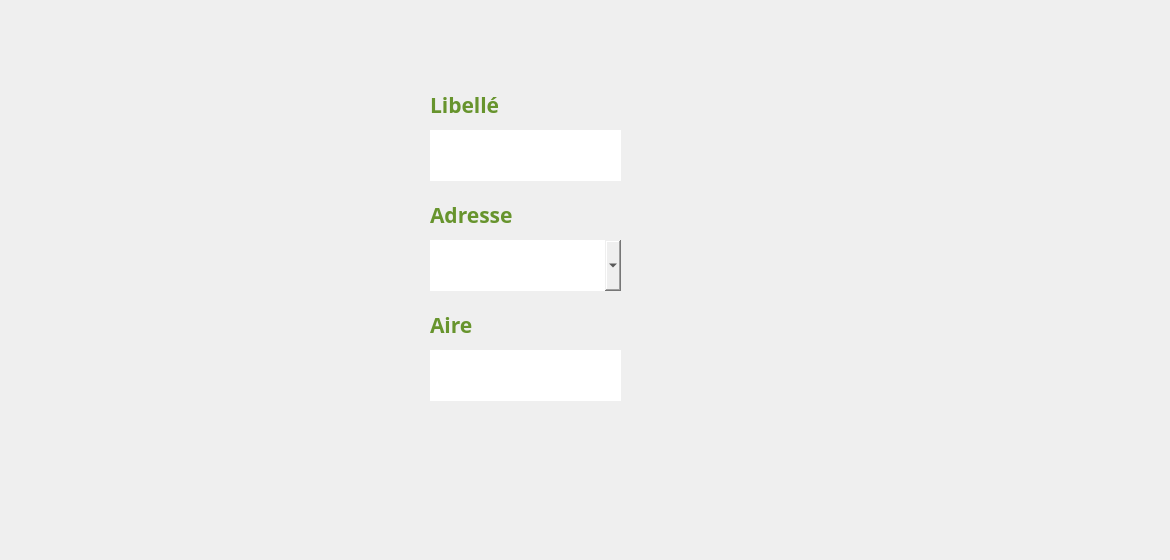
      <widget class="QWidget" name="AJ_ZV">
       <property name="styleSheet">
        <string notr="true">#AJ_ZV{
background-color: transparent;
border-image: url(:back2.jpg);
background: none;
border: none;
background-repeat: none;
}
</string>
       </property>
       <widget class="QComboBox" name="comboBox_Adresse_ZV_AJ">
        <property name="geometry">
         <rect>
          <x>430</x>
          <y>240</y>
          <width>191</width>
          <height>51</height>
         </rect>
        </property>
        <property name="font">
         <font>
          <family>Javanese Text</family>
          <pointsize>12</pointsize>
         </font>
        </property>
        <property name="styleSheet">
         <string notr="true">#comboBox_Adresse_ZV_AJ {
background-color: transparent;
border-image: url(:ch_ZV.png);
background: none;
border: none;
background-repeat: none;
}
</string>
        </property>
       </widget>
       <widget class="QLineEdit" name="lineEdit_Aire_ZV_AJ">
        <property name="geometry">
         <rect>
          <x>430</x>
          <y>350</y>
          <width>191</width>
          <height>51</height>
         </rect>
        </property>
        <property name="font">
         <font>
          <family>Javanese Text</family>
          <pointsize>12</pointsize>
         </font>
        </property>
        <property name="styleSheet">
         <string notr="true">#lineEdit_Aire_ZV_AJ {
background-color: transparent;
border-image: url(:ch_ZV.png);
background: none;
border: none;
background-repeat: none;
}
</string>
        </property>
        <property name="alignment">
         <set>Qt::AlignCenter</set>
        </property>
       </widget>
       <widget class="QLineEdit" name="lineEdit_Libelle_ZV_AJ">
        <property name="geometry">
         <rect>
          <x>430</x>
          <y>130</y>
          <width>191</width>
          <height>51</height>
         </rect>
        </property>
        <property name="font">
         <font>
          <family>Javanese Text</family>
          <pointsize>12</pointsize>
         </font>
        </property>
        <property name="styleSheet">
         <string notr="true">#lineEdit_Libelle_ZV_AJ {
background-color: transparent;
border-image: url(:ch_ZV.png);
background: none;
border: none;
background-repeat: none;
}
</string>
        </property>
        <property name="alignment">
         <set>Qt::AlignCenter</set>
        </property>
       </widget>
       <widget class="QPushButton" name="pushButton_Annuler_ZV">
        <property name="geometry">
         <rect>
          <x>890</x>
          <y>500</y>
          <width>161</width>
          <height>51</height>
         </rect>
        </property>
        <property name="styleSheet">
         <string notr="true">#pushButton_Annuler_ZV {
background-color: transparent;
border-image: url(:Annuler_ZV.png);
background: none;
border: none;
background-repeat: none;
}
#pushButton_Annuler_ZV:hover
{

border-image: url(:AnnulerZV_hover.png);

}</string>
        </property>
        <property name="text">
         <string/>
        </property>
       </widget>
       <widget class="QPushButton" name="pushButton_Close_Envir_8">
        <property name="geometry">
         <rect>
          <x>1130</x>
          <y>10</y>
          <width>31</width>
          <height>31</height>
         </rect>
        </property>
        <property name="styleSheet">
         <string notr="true">#pushButton_Close_Envir_8 {
background-color: transparent;
border-image: url(:close.png);
background: none;
border: none;
background-repeat: none;
}
</string>
        </property>
        <property name="text">
         <string/>
        </property>
       </widget>
       <widget class="QPushButton" name="pushButton_Save_ZV">
        <property name="geometry">
         <rect>
          <x>890</x>
          <y>430</y>
          <width>161</width>
          <height>51</height>
         </rect>
        </property>
        <property name="styleSheet">
         <string notr="true">#pushButton_Save_ZV {
background-color: transparent;
border-image: url(:Save_ZV.png);
background: none;
border: none;
background-repeat: none;
}

#pushButton_Save_ZV:hover
{

border-image: url(:Enregistrer_ZV_hover.png);

}</string>
        </property>
        <property name="text">
         <string/>
        </property>
       </widget>
       <widget class="QLabel" name="label_163">
        <property name="geometry">
         <rect>
          <x>430</x>
          <y>310</y>
          <width>181</width>
          <height>31</height>
         </rect>
        </property>
        <property name="font">
         <font>
          <family>Corbel</family>
          <pointsize>15</pointsize>
         </font>
        </property>
        <property name="text">
         <string>&lt;html&gt;&lt;head/&gt;&lt;body&gt;&lt;p&gt;&lt;span style=&quot; font-size:16pt; font-weight:600; color:#67942d;&quot;&gt;Aire&lt;/span&gt;&lt;/p&gt;&lt;/body&gt;&lt;/html&gt;</string>
        </property>
       </widget>
       <widget class="QLabel" name="label_162">
        <property name="geometry">
         <rect>
          <x>430</x>
          <y>90</y>
          <width>181</width>
          <height>31</height>
         </rect>
        </property>
        <property name="font">
         <font>
          <family>Corbel</family>
          <pointsize>15</pointsize>
         </font>
        </property>
        <property name="text">
         <string>&lt;html&gt;&lt;head/&gt;&lt;body&gt;&lt;p&gt;&lt;span style=&quot; font-size:16pt; font-weight:600; color:#67942d;&quot;&gt;Libellé&lt;/span&gt;&lt;/p&gt;&lt;/body&gt;&lt;/html&gt;</string>
        </property>
       </widget>
       <widget class="QLabel" name="label_66">
        <property name="geometry">
         <rect>
          <x>430</x>
          <y>200</y>
          <width>91</width>
          <height>31</height>
         </rect>
        </property>
        <property name="font">
         <font>
          <family>Corbel</family>
          <pointsize>15</pointsize>
         </font>
        </property>
        <property name="text">
         <string>&lt;html&gt;&lt;head/&gt;&lt;body&gt;&lt;p&gt;&lt;span style=&quot; font-size:16pt; font-weight:600; color:#67942d;&quot;&gt;Adresse&lt;/span&gt;&lt;/p&gt;&lt;/body&gt;&lt;/html&gt;</string>
        </property>
       </widget>
      </widget>
